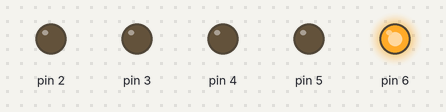
Bench run of a sketch on a simulated Arduino Uno, built with avr-gcc and run on an emulated ATmega328P. On the bench: output pins drawn as LEDs (lit = HIGH).

Above: at 0.2 s.
At 1.2 s:
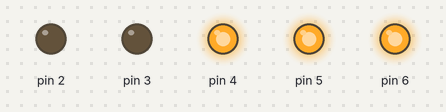
At 2.2 s:
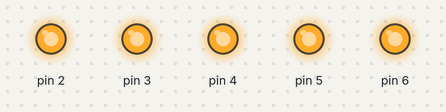
At 2.7 s:
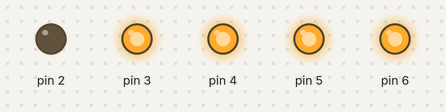
At 4.7 s:
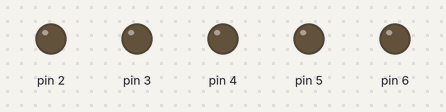
At 5.7 s:
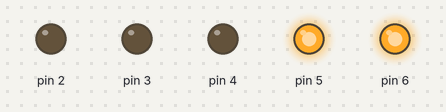
Timing chart, 0 to 6.5 s (numbered marks = the images above):
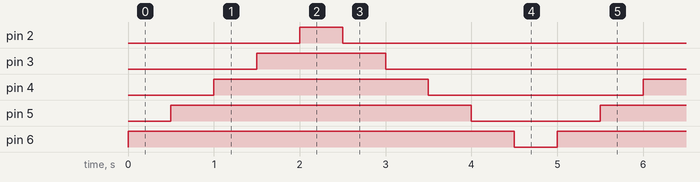

The sketch:

Kara_Simsek.ino
```cpp
void setup() {

  pinMode (2 , OUTPUT);
  pinMode (3 , OUTPUT);
  pinMode (4 , OUTPUT);
  pinMode (5 , OUTPUT);
  pinMode (6 , OUTPUT);
}

void loop() {

  digitalWrite(6,1);
  delay(500);
  digitalWrite(5,1);
  delay(500);
  digitalWrite(4,1);
  delay(500);
  digitalWrite(3,1);
  delay(500);
  digitalWrite(2,1);
  delay(500);
  digitalWrite(2,0);
  delay(500);
  digitalWrite(3,0);
  delay(500);
  digitalWrite(4,0);
  delay(500);
  digitalWrite(5,0);
  delay(500);
  digitalWrite(6,0);
  delay(500);
}
```

Measured:
- by itself, pin 2: alternates HIGH for 0.50 s and LOW for 4.5 s
- by itself, pin 3: alternates HIGH for 1.5 s and LOW for 3.5 s
- by itself, pin 4: alternates HIGH for 2.5 s and LOW for 2.5 s
- by itself, pin 5: alternates HIGH for 3.5 s and LOW for 1.5 s
- by itself, pin 6: alternates HIGH for 4.5 s and LOW for 0.50 s
